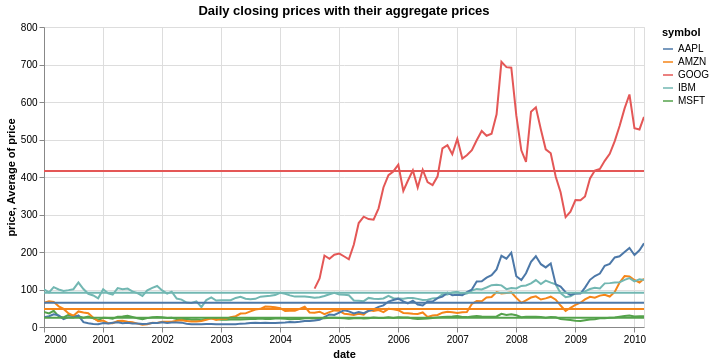

Vega-Lite specification stored for this chart:
### Vega-Lite specification from a JSON file in a GitHub repository (floating-point values rounded to 4 significant figures; data arrays with more than 128 entries replaced by an {"elided": "..."} marker saying what was removed)
{"config": {"view": {"height": 300, "width": 400}}, "layer": [{"encoding": {"y": {"field": "price", "type": "quantitative"}, "x": {"field": "date", "type": "temporal"}, "color": {"field": "symbol", "type": "nominal"}}, "data": {"values": {"elided": "560 records"}}, "selection": {"selector010": {"encodings": ["x"], "type": "interval", "bind": "scales"}}, "width": 600, "title": "Daily closing prices with their aggregate prices", "mark": "line"}, {"encoding": {"y": {"field": "price", "aggregate": "average", "type": "quantitative"}, "color": {"field": "symbol", "type": "nominal"}, "size": {"value": 2}}, "data": {"values": {"elided": "560 records"}}, "mark": "rule"}], "$schema": "https://vega.github.io/schema/vega-lite/v2.4.1.json"}
